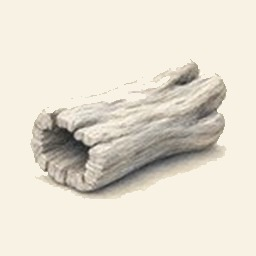
#> input picture assets/objets/bois-1.jpg, 256 x 256 px, found by its file name; its folder holds only this picture in this run
$ python harmoniser_fonds.py
#> lines starting #> are read from the running program, lines starting #| are printed output that depends on the picture; after the words box and inside, x2 and y2 are one past the last pixel; in counts of white or black regions, pixels touching at a corner belong together
# Harmonize icon backgrounds to exact cream #f8f2e4.
# Pillow floodfill refuses to fill when the fill color is close to the seed color,
# so we fill with a magenta sentinel first, then map sentinel -> cream.
import os, shutil
from PIL import Image, ImageDraw

ROOT = r"E:\mergecontinu\assets\objets"
CREME = (248, 242, 228)
SENTINELLE = (255, 0, 255)
SEUIL = 28

n = 0
for name in sorted(f for f in os.listdir(ROOT) if f.endswith(".jpg")):
    src = os.path.join(ROOT, name)
    im = Image.open(src).convert("RGB")
#> im is the input picture: PIL image 256x256 RGB; mean R, G, B 228.9, 222.6, 209.1
    avant = im.getpixel((2, 2))
#> avant = (248, 242, 228)
    for xy in ((1, 1), (im.width - 2, 1), (1, im.height - 2), (im.width - 2, im.height - 2)):
        ImageDraw.floodfill(im, xy, SENTINELLE, thresh=SEUIL)
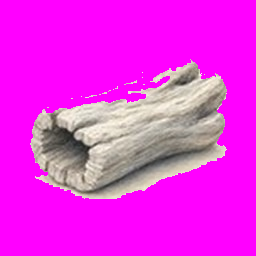
#> im: PIL image 256x256 RGB; mean R, G, B 234, 44.7, 229
    # sentinel -> cream, with a wide mask that also catches JPEG noise on flat areas
    diff = Image.new("RGB", im.size, SENTINELLE)
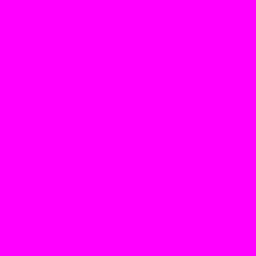
#> diff: PIL image 256x256 RGB; mean R, G, B 255, 0, 255
    mask = Image.new("L", im.size, 255)  # replaced by real mask below
#> mask: PIL image 256x256 L; every value is 255
    masque = im.point(lambda v: v)  # placeholder replaced below
    # build mask: pixels close to sentinel
    r, g, b = im.split()
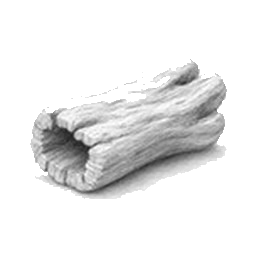
#> r: PIL image 256x256 L; min 32, max 255, mean 234
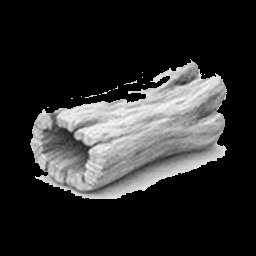
#> g: PIL image 256x256 L; min 0, max 255, mean 44.7
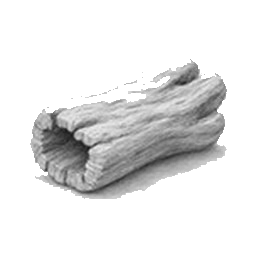
#> b: PIL image 256x256 L; min 25, max 255, mean 229
    dr = r.point(lambda v, c=255: 255 if abs(v - c) < 2 else 0)
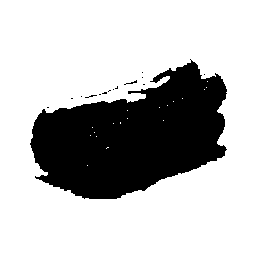
#> dr: PIL image 256x256 L; 73.5% white; 15 black regions (14 under 20 px), largest, box (x1, y1, x2, y2) and area: (30, 59, 227, 199) 17278
    dg = g.point(lambda v, c=0: 255 if abs(v - c) < 2 else 0)
#> dg: PIL image 256x256 L; 73.5% white; 15 black regions (14 under 20 px), largest, box (x1, y1, x2, y2) and area: (30, 59, 227, 199) 17301
    db = b.point(lambda v, c=255: 255 if abs(v - c) < 2 else 0)
    from PIL import ImageChops
    masque = ImageChops.darker(ImageChops.darker(dr, dg), db)
    # slight dilation via MaxFilter to catch antialiasing artefacts of the sentinel edge
    masque = masque.filter(__import__("PIL.ImageFilter", fromlist=["ImageFilter"]).MaxFilter(3))
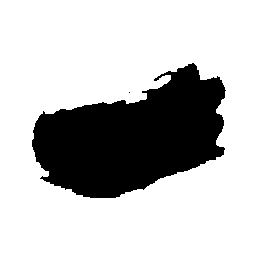
#> masque: PIL image 256x256 L; 74.9% white; 2 black regions (1 under 20 px), largest, box (x1, y1, x2, y2) and area: (32, 63, 226, 198) 16423
    im.paste(Image.new("RGB", im.size, CREME), (0, 0), masque)
    im.save(src, quality=92)
    print("%-14s %3d %3d %3d -> %3d %3d %3d" % (name, avant[0], avant[1], avant[2], im.getpixel((2, 2))[0], im.getpixel((2, 2))[1], im.getpixel((2, 2))[2]))
#| bois-1.jpg     248 242 228 -> 248 242 228
    n += 1
print("termine:", n)

$ run again, on assets/objets/bois-5.jpg
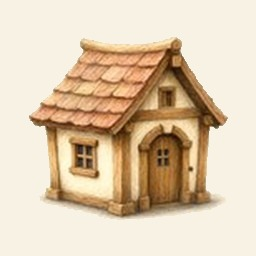
#> input picture assets/objets/bois-5.jpg, 256 x 256 px, found by its file name
#> im is the input picture: PIL image 256x256 RGB; mean R, G, B 221.6, 201.6, 175.3
#> avant = (248, 242, 228)
#> after the loop `for xy in ((1, 1), (im.width - 2, 1), (1, im.height - 2), (im.width - ..`:
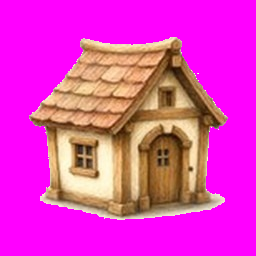
#> im: PIL image 256x256 RGB; mean R, G, B 225.7, 57.7, 191.4
#> mask: PIL image 256x256 L; every value is 255
#> dr: PIL image 256x256 L; 61.3% white; 13 black regions (11 under 20 px), largest, box (x1, y1, x2, y2) and area: (29, 37, 228, 220) 25298, (105, 167, 111, 177) 29
#> dg: PIL image 256x256 L; 59.5% white; 2 black regions (1 under 20 px), largest, box (x1, y1, x2, y2) and area: (29, 37, 228, 220) 26555
#> `masque = masque.filter(__import__("PIL.ImageFilter", fromlist=["ImageF..`:
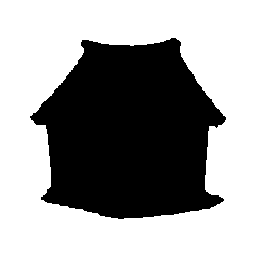
#> masque: PIL image 256x256 L; 60.8% white; 1 black region, box (x1, y1, x2, y2) and area: (30, 38, 226, 219) 25699
#| bois-5.jpg     248 242 228 -> 248 242 228

$ run again, on assets/objets/bois-6.jpg
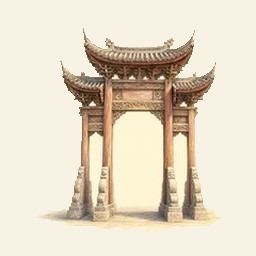
#> input picture assets/objets/bois-6.jpg, 256 x 256 px, found by its file name
#> im is the input picture: PIL image 256x256 RGB; mean R, G, B 228.3, 216.6, 197.3
#> avant = (248, 242, 228)
#> after the loop `for xy in ((1, 1), (im.width - 2, 1), (1, im.height - 2), (im.width - ..`:
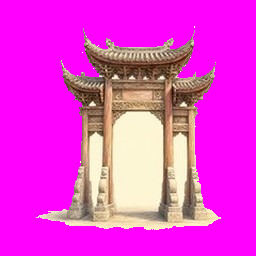
#> im: PIL image 256x256 RGB; mean R, G, B 232.9, 57.5, 215.2
#> mask: PIL image 256x256 L; every value is 255
#> dr: PIL image 256x256 L; 68.6% white; 12 black regions (11 under 20 px), largest, box (x1, y1, x2, y2) and area: (36, 28, 221, 230) 20521
#> dg: PIL image 256x256 L; 65.8% white; 5 black regions (4 under 20 px), largest, box (x1, y1, x2, y2) and area: (36, 28, 221, 230) 22439
#> db: PIL image 256x256 L; 65.7% white; 5 black regions (4 under 20 px), largest, box (x1, y1, x2, y2) and area: (36, 28, 221, 230) 22440
#> `masque = masque.filter(__import__("PIL.ImageFilter", fromlist=["ImageF..`:
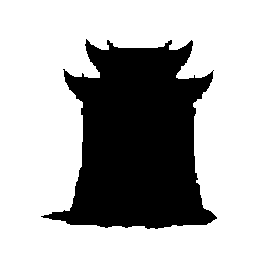
#> masque: PIL image 256x256 L; 67.5% white; 1 black region, box (x1, y1, x2, y2) and area: (41, 39, 217, 229) 21324
#| bois-6.jpg     248 242 228 -> 248 242 228

$ run again, on assets/objets/ceramique-1.jpg
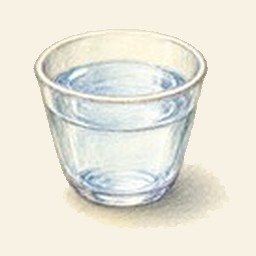
#> input picture assets/objets/ceramique-1.jpg, 256 x 256 px, found by its file name
#> im is the input picture: PIL image 256x256 RGB; mean R, G, B 233.7, 231.3, 219.7
#> avant = (248, 242, 228)
#> mask: PIL image 256x256 L; every value is 255
#> dr: PIL image 256x256 L; 58% white; 4 black regions (3 under 20 px), largest, box (x1, y1, x2, y2) and area: (33, 29, 228, 228) 27535
#> dg: PIL image 256x256 L; 56.9% white; 4 black regions (3 under 20 px), largest, box (x1, y1, x2, y2) and area: (33, 29, 228, 228) 28258
#> db: PIL image 256x256 L; 57.3% white; 4 black regions (3 under 20 px), largest, box (x1, y1, x2, y2) and area: (33, 29, 228, 228) 28011
#> `masque = masque.filter(__import__("PIL.ImageFilter", fromlist=["ImageF..`:
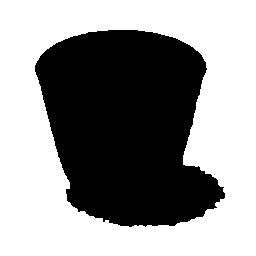
#> masque: PIL image 256x256 L; 58.3% white; 1 black region, box (x1, y1, x2, y2) and area: (35, 30, 225, 227) 27347
#| ceramique-1.jpg 248 242 228 -> 248 242 228
